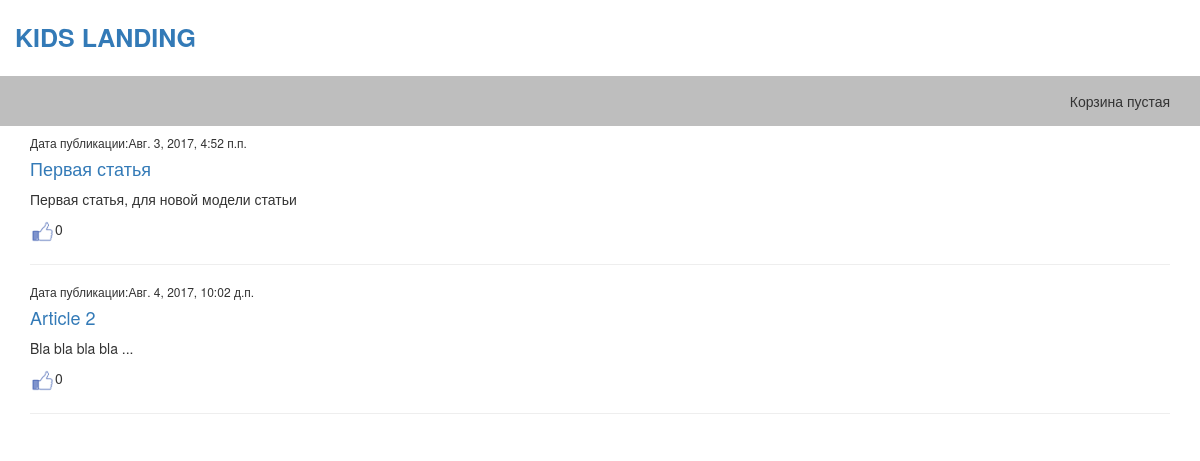
The app's page /articles/all/, older data.
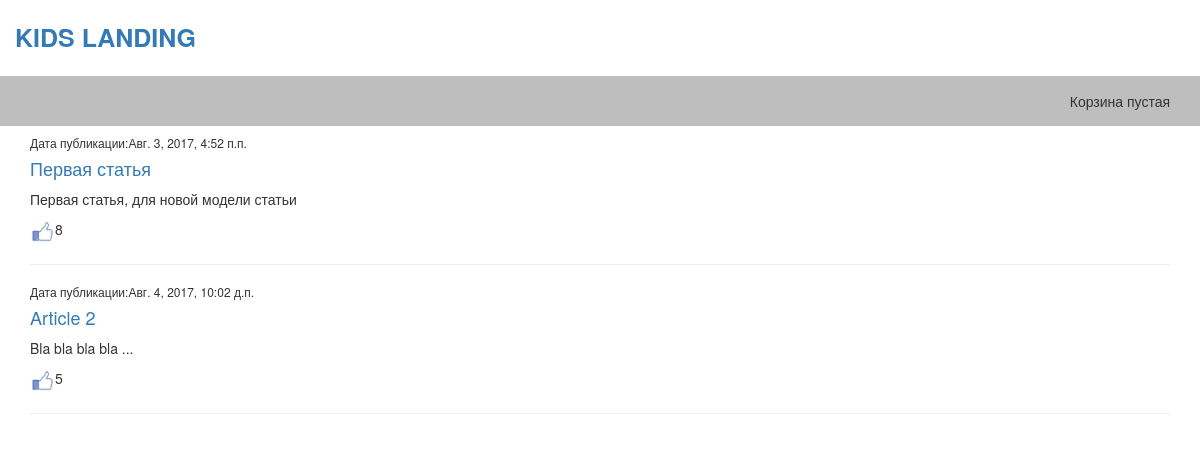
The same page, newer data.
### article/models.py (models this page shows)
class Article(models.Model): # Статья
    class Meta:
        db_table = 'article'
    article_title = models.CharField(verbose_name='Название статьи', max_length=200)
    article_text = models.CharField(verbose_name='Текст статьи', max_length=800)
    article_date = models.DateTimeField(verbose_name='Добавлена')
    article_likes = models.IntegerField(default=0, editable=False) # editable - скрывает поле в админке

### article/views.py (the view)
# urls.py: url(r'^articles/', include('article.urls', namespace='articles')), # Статьи
def articles(request):
    return render_to_response('articles/article/articles.html', {'articles': Article.objects.all()})

### templates/articles/article/articles.html (shortened to what this page needs)
{% extends "shop/base.html" %}
{% load staticfiles %}
{% block content_article %}
    {% for article in articles %}
        <h6>Дата публикации:{{ article.article_date }}</h6>
        <h4><a href="/articles/get/{{ article.id }}" >{{ article.article_title }}</a></h4>
        <p>{{ article.article_text }}</p>
        <p><a href="/articles/add_like/{{ article.id }}/"><img src="{% static 'like.png' %}" width="25px" height="25px" name="Likes"></a>{{ article.article_likes }}</p>
        <hr>
    {% endfor %}
{% endblock %}

### templates/shop/base.html (shortened to what this page needs)
{% load staticfiles %}
<!DOCTYPE html>
<html lang="en">
<head>
    <link rel="stylesheet" type="text/css" href="{% static "css/bootstrap.css" %}">
    <link rel="stylesheet" type="text/css" href="{% static "css/bootstrap-theme.css" %}">
    <link rel="stylesheet" href="{% static "css/bootstrap.min.css" %}">
    <link rel="stylesheet" href="{% static "css/style.css" %}">
</head>
<body>
    <section id="header">
        <div class="top container">
            <a href="{% url "shop:ProductList" %}">Kids Landing</a>
        </div>
        <div class="top-bl">
            <div class="container">
                <div class="cart">
                    {% with total_items=cart|length %}
                        {% if cart|length > 0 %}
                            Ваша корзина:
                        <a href="{% url "cart:CartDetail" %}">
                            {{ total_items }} тов. на {{ cart.get_total_price }} грн.
                        </a>
                        {% else %}
                            Корзина пустая
                        {% endif %}
                    {% endwith %}
                </div>
            </div>
        </div>
    </section>
    <section id="content row" class="container">
        {% block content_article %}{% endblock %}
        </section>
</body>
</html>

### shop/static/css/style.css (style rules this page uses)
.top { padding: 20px 0; font-size: 25px; font-weight: 600; text-transform: uppercase; }
.top-bl { background: #bebebe; padding: 15px; }
.top-bl .cart { float: right; }

Row changes from the older to the newer data that the page shows:
changed Article "Первая статья": article_likes "0" → "8"
changed Article "Article 2": article_likes "0" → "5"
